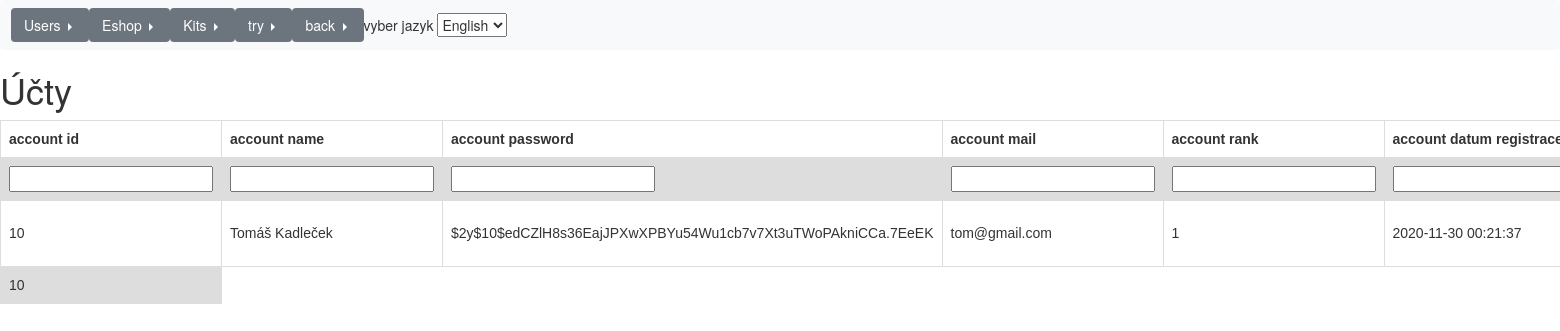
Page /administration/accounts.php on the earlier database version.
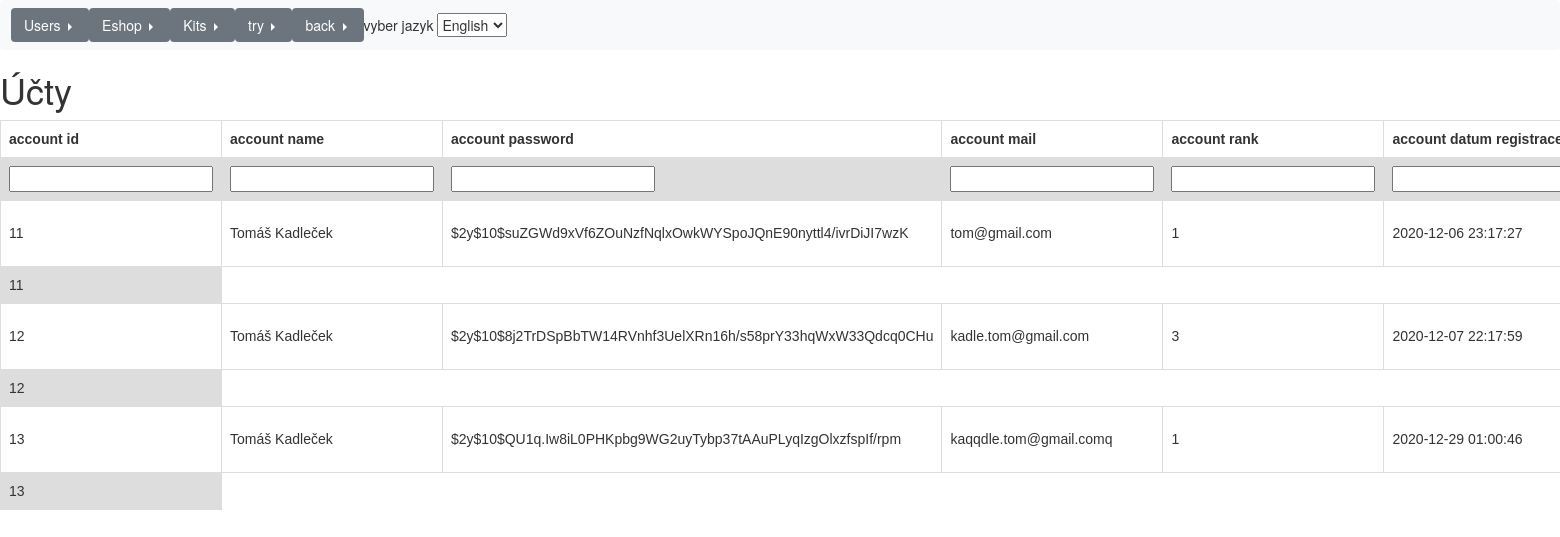
Same page on the later database version.
### tables this page shows
CREATE TABLE IF NOT EXISTS `accounts` (
  `account_id` int(11) NOT NULL AUTO_INCREMENT COMMENT 'The id of account',
  `account_name` varchar(100) NOT NULL COMMENT 'name of account',
  `account_password` text NOT NULL COMMENT 'the password for this account',
  `account_mail` varchar(200) NOT NULL COMMENT 'The email for this account',
  `account_rank` int(11) NOT NULL DEFAULT '3' COMMENT 'The foreign ID of administration group of accounts...',
  `account_reg_date` datetime NOT NULL COMMENT 'The date when this account was registred',
  `account_phone` int(12) NOT NULL,
  `account_republika` varchar(100) NOT NULL,
  `account_ulice` text NOT NULL,
  `account_mesto` varchar(50) NOT NULL,
  `account_psc` int(11) NOT NULL,
  `account_ip` text NOT NULL,
  PRIMARY KEY (`account_id`)
);

### administration/lang/en.php (called while the page is built)
<?php
$lang = array(
    "title" => "kits",
    "uvod" => "uvod",
    "users" => "Users",
    "Eshop" => "Eshop",
    "Kity" => "Kits",
    "test" => "try",
    "Zpet" => "back ",
    "vyberJazyk" => "vyber jazyk",
    "CestinaChoose" => "Čestina",
    "EnglishChoose" => "English",
    "produkty" => "products"
);

### administration/accounts.php (the view, shortened to what this page needs)
<!DOCTYPE html>
<html lang="en">
<head>
    <link rel="stylesheet" href="https://maxcdn.bootstrapcdn.com/bootstrap/4.0.0/css/bootstrap.min.css">
    <link rel="stylesheet" href="https://cdnjs.cloudflare.com/ajax/libs/font-awesome/4.7.0/css/font-awesome.min.css">
    <link rel="stylesheet" href="https://maxcdn.bootstrapcdn.com/bootstrap/3.4.1/css/bootstrap.min.css">
</head>
<body>
    <?php include('doplnky/header.php');
    ?>
    <h1>Účty</h1>
    <table>
        <tr>
            <th>account id</th>
            <th>account name</th>
            <th>account password</th>
            <th>account mail</th>
            <th>account rank</th>
            <th>account datum registrace</th>
        </tr>
        <tr>
            <th><input type="text" name="" id=""></th>
            <th><input type="text" name="" id=""></th>
            <th><input type="text" name="" id=""></th>
            <th><input type="text" name="" id=""></th>
            <th><input type="text" name="" id=""></th>
            <th><input type="text" name="" id=""></th>
        </tr>
        <?php
        $stmt = $db->prepare("SELECT * FROM `accounts`");
        $stmt->execute();
        $datas = $stmt->fetchAll();
        ?>
        <?php foreach ($datas as $data) {    ?>
            <tr>
                <td><?php echo $data['account_id']; ?></td>
                <td><?php echo $data['account_name']; ?></td>
                <td><?php echo $data['account_password']; ?></td>
                <td><?php echo $data['account_mail']; ?></td>
                <td><?php echo $data['account_rank']; ?></td>
                <td><?php echo $data['account_reg_date']; ?></td>
            </tr>
            <div class="container">
                <td><?php echo $data['account_id']; ?></td>
            <?php } ?>
    </table>
</body>
</html>

### administration/doplnky/header.php (shortened to what this page needs)
<nav class="navbar navbar-expand-md navbar-light bg-light">
    <div class="navbar-nav">
        <ul class="navbar-nav">
            <div class="btn-group dropright">
                <button type="button" class="btn btn-secondary dropdown-toggle" data-toggle="dropdown" aria-haspopup="true" aria-expanded="false">
                    <?php echo $lang['users'];  ?>
                </button>
            </div>
            <div class="btn-group dropright">
                <button type="button" class="btn btn-secondary dropdown-toggle" data-toggle="dropdown" aria-haspopup="true" aria-expanded="false">
                    <?php echo $lang['Eshop'];  ?>
                </button>
            </div>
    </div>
    <div class="btn-group dropright">
        <button type="button" class="btn btn-secondary dropdown-toggle" data-toggle="dropdown" aria-haspopup="true" aria-expanded="false">
            <?php echo $lang['Kity'];  ?>
        </button>
    </div>
    <div class="btn-group dropright">
        <button type="button" class="btn btn-secondary dropdown-toggle" data-toggle="dropdown" aria-haspopup="true" aria-expanded="false">
            <?php echo $lang['test'];  ?>
        </button>
    </div>
    <div class="btn-group dropright">
        <button type="button" class="btn btn-secondary dropdown-toggle" data-toggle="dropdown" aria-haspopup="true" aria-expanded="false">
            <?php echo $lang['Zpet'];  ?>
        </button>
    </div>
    <form method='get' action='' id='form_lang'>
        <?php echo $lang['vyberJazyk'];  ?>
        <select name='lang' onchange='changeLang();'>
            <option value='en' <?php if (isset($_SESSION['lang']) && $_SESSION['lang'] == 'en') {
                                    echo "selected";
                                } ?>> <?php echo $lang['EnglishChoose'];  ?></option>
        </select>
    </form>
</nav>

### administration/accounts.php (style rules this page uses)
table { font-family: arial, sans-serif; border-collapse: collapse; width: 100%; }
td, th { border: 1px solid #dddddd; text-align: left; padding: 8px; }
tr:nth-child(even) { background-color: #dddddd; }

Differences in the rows shown:
removed accounts: account_id "10", account_name "Tomáš Kadleček", account_password "$2y$10$edCZlH8s36EajJPXwXPBYu54Wu1cb7v7Xt3uTWoPAkniCCa.7EeEK", account_mail "tom@gmail.com", account_rank "1", account_reg_date "2020-11-30 00:21:37"
added accounts: account_id "11", account_name "Tomáš Kadleček", account_password "$2y$10$suZGWd9xVf6ZOuNzfNqlxOwkWYSpoJQnE90nyttl4/ivrDiJI7wzK", account_mail "tom@gmail.com", account_rank "1", account_reg_date "2020-12-06 23:17:27"
added accounts: account_id "12", account_name "Tomáš Kadleček", account_password "$2y$10$8j2TrDSpBbTW14RVnhf3UelXRn16h/s58prY33hqWxW33Qdcq0CHu", account_mail "kadle.tom@gmail.com", account_rank "3", account_reg_date "2020-12-07 22:17:59"
added accounts: account_id "13", account_name "Tomáš Kadleček", account_password "$2y$10$QU1q.Iw8iL0PHKpbg9WG2uyTybp37tAAuPLyqIzgOlxzfspIf/rpm", account_mail "kaqqdle.tom@gmail.comq", account_rank "1", account_reg_date "2020-12-29 01:00:46"
